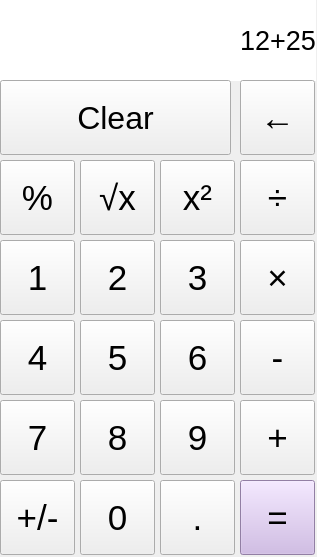
<?xml version="1.0" encoding="UTF-8"?>
<ui version="4.0">
 <class>Calculator</class>
 <widget class="QMainWindow" name="Calculator">
  <property name="geometry">
   <rect>
    <x>0</x>
    <y>0</y>
    <width>317</width>
    <height>557</height>
   </rect>
  </property>
  <property name="windowTitle">
   <string>Calculator</string>
  </property>
  <property name="styleSheet">
   <string notr="true"/>
  </property>
  <widget class="QWidget" name="centralwidget">
   <widget class="QLabel" name="label">
    <property name="geometry">
     <rect>
      <x>0</x>
      <y>0</y>
      <width>316</width>
      <height>81</height>
     </rect>
    </property>
    <property name="font">
     <font>
      <family>Ubuntu</family>
      <pointsize>20</pointsize>
      <weight>50</weight>
      <italic>false</italic>
      <bold>false</bold>
     </font>
    </property>
    <property name="mouseTracking">
     <bool>true</bool>
    </property>
    <property name="styleSheet">
     <string notr="true">background-color: rgb(255, 255, 255);

</string>
    </property>
    <property name="locale">
     <locale language="English" country="UnitedStates"/>
    </property>
    <property name="text">
     <string>12+25</string>
    </property>
    <property name="alignment">
     <set>Qt::AlignRight|Qt::AlignTrailing|Qt::AlignVCenter</set>
    </property>
    <property name="wordWrap">
     <bool>false</bool>
    </property>
    <property name="margin">
     <number>15</number>
    </property>
   </widget>
   <widget class="QPushButton" name="pushButton_1">
    <property name="geometry">
     <rect>
      <x>0</x>
      <y>240</y>
      <width>75</width>
      <height>75</height>
     </rect>
    </property>
    <property name="font">
     <font>
      <family>Ubuntu</family>
      <pointsize>26</pointsize>
      <weight>50</weight>
      <italic>false</italic>
      <bold>false</bold>
      <strikeout>false</strikeout>
     </font>
    </property>
    <property name="text">
     <string>1</string>
    </property>
   </widget>
   <widget class="QPushButton" name="pushButton_2">
    <property name="geometry">
     <rect>
      <x>80</x>
      <y>240</y>
      <width>75</width>
      <height>75</height>
     </rect>
    </property>
    <property name="font">
     <font>
      <family>Ubuntu</family>
      <pointsize>26</pointsize>
      <weight>50</weight>
      <italic>false</italic>
      <bold>false</bold>
      <strikeout>false</strikeout>
     </font>
    </property>
    <property name="text">
     <string>2</string>
    </property>
   </widget>
   <widget class="QPushButton" name="pushButton_3">
    <property name="geometry">
     <rect>
      <x>160</x>
      <y>240</y>
      <width>75</width>
      <height>75</height>
     </rect>
    </property>
    <property name="font">
     <font>
      <family>Ubuntu</family>
      <pointsize>26</pointsize>
      <weight>50</weight>
      <italic>false</italic>
      <bold>false</bold>
      <strikeout>false</strikeout>
     </font>
    </property>
    <property name="text">
     <string>3</string>
    </property>
   </widget>
   <widget class="QPushButton" name="pushButton_4">
    <property name="geometry">
     <rect>
      <x>0</x>
      <y>320</y>
      <width>75</width>
      <height>75</height>
     </rect>
    </property>
    <property name="font">
     <font>
      <family>Ubuntu</family>
      <pointsize>26</pointsize>
      <weight>50</weight>
      <italic>false</italic>
      <bold>false</bold>
      <strikeout>false</strikeout>
     </font>
    </property>
    <property name="text">
     <string>4</string>
    </property>
   </widget>
   <widget class="QPushButton" name="pushButton_5">
    <property name="geometry">
     <rect>
      <x>80</x>
      <y>320</y>
      <width>75</width>
      <height>75</height>
     </rect>
    </property>
    <property name="font">
     <font>
      <family>Ubuntu</family>
      <pointsize>26</pointsize>
      <weight>50</weight>
      <italic>false</italic>
      <bold>false</bold>
      <strikeout>false</strikeout>
     </font>
    </property>
    <property name="text">
     <string>5</string>
    </property>
   </widget>
   <widget class="QPushButton" name="pushButton_6">
    <property name="geometry">
     <rect>
      <x>160</x>
      <y>320</y>
      <width>75</width>
      <height>75</height>
     </rect>
    </property>
    <property name="font">
     <font>
      <family>Ubuntu</family>
      <pointsize>26</pointsize>
      <weight>50</weight>
      <italic>false</italic>
      <bold>false</bold>
      <strikeout>false</strikeout>
     </font>
    </property>
    <property name="text">
     <string>6</string>
    </property>
   </widget>
   <widget class="QPushButton" name="pushButton_7">
    <property name="geometry">
     <rect>
      <x>0</x>
      <y>400</y>
      <width>75</width>
      <height>75</height>
     </rect>
    </property>
    <property name="font">
     <font>
      <family>Ubuntu</family>
      <pointsize>26</pointsize>
      <weight>50</weight>
      <italic>false</italic>
      <bold>false</bold>
      <strikeout>false</strikeout>
     </font>
    </property>
    <property name="text">
     <string>7</string>
    </property>
   </widget>
   <widget class="QPushButton" name="pushButton_8">
    <property name="geometry">
     <rect>
      <x>80</x>
      <y>400</y>
      <width>75</width>
      <height>75</height>
     </rect>
    </property>
    <property name="font">
     <font>
      <family>Ubuntu</family>
      <pointsize>26</pointsize>
      <weight>50</weight>
      <italic>false</italic>
      <bold>false</bold>
      <strikeout>false</strikeout>
     </font>
    </property>
    <property name="text">
     <string>8</string>
    </property>
   </widget>
   <widget class="QPushButton" name="pushButton_9">
    <property name="geometry">
     <rect>
      <x>160</x>
      <y>400</y>
      <width>75</width>
      <height>75</height>
     </rect>
    </property>
    <property name="font">
     <font>
      <family>Ubuntu</family>
      <pointsize>26</pointsize>
      <weight>50</weight>
      <italic>false</italic>
      <bold>false</bold>
      <strikeout>false</strikeout>
     </font>
    </property>
    <property name="text">
     <string>9</string>
    </property>
   </widget>
   <widget class="QPushButton" name="pushButton_10">
    <property name="geometry">
     <rect>
      <x>0</x>
      <y>480</y>
      <width>75</width>
      <height>75</height>
     </rect>
    </property>
    <property name="font">
     <font>
      <family>Ubuntu</family>
      <pointsize>26</pointsize>
      <weight>50</weight>
      <italic>false</italic>
      <bold>false</bold>
      <strikeout>false</strikeout>
     </font>
    </property>
    <property name="text">
     <string>+/-</string>
    </property>
   </widget>
   <widget class="QPushButton" name="pushButton_11">
    <property name="geometry">
     <rect>
      <x>80</x>
      <y>480</y>
      <width>75</width>
      <height>75</height>
     </rect>
    </property>
    <property name="font">
     <font>
      <family>Ubuntu</family>
      <pointsize>26</pointsize>
      <weight>50</weight>
      <italic>false</italic>
      <bold>false</bold>
      <strikeout>false</strikeout>
     </font>
    </property>
    <property name="text">
     <string>0</string>
    </property>
   </widget>
   <widget class="QPushButton" name="pushButton_12">
    <property name="geometry">
     <rect>
      <x>160</x>
      <y>480</y>
      <width>75</width>
      <height>75</height>
     </rect>
    </property>
    <property name="font">
     <font>
      <family>Ubuntu</family>
      <pointsize>26</pointsize>
      <weight>50</weight>
      <italic>false</italic>
      <bold>false</bold>
      <strikeout>false</strikeout>
     </font>
    </property>
    <property name="text">
     <string>.</string>
    </property>
   </widget>
   <widget class="QPushButton" name="pushButton_13">
    <property name="geometry">
     <rect>
      <x>240</x>
      <y>480</y>
      <width>75</width>
      <height>75</height>
     </rect>
    </property>
    <property name="font">
     <font>
      <family>Ubuntu</family>
      <pointsize>26</pointsize>
      <weight>50</weight>
      <italic>false</italic>
      <bold>false</bold>
      <strikeout>false</strikeout>
     </font>
    </property>
    <property name="styleSheet">
     <string notr="true">background-color: rgb(204, 178, 229);</string>
    </property>
    <property name="text">
     <string>=</string>
    </property>
   </widget>
   <widget class="QPushButton" name="pushButton_14">
    <property name="geometry">
     <rect>
      <x>240</x>
      <y>400</y>
      <width>75</width>
      <height>75</height>
     </rect>
    </property>
    <property name="font">
     <font>
      <family>Ubuntu</family>
      <pointsize>26</pointsize>
      <weight>50</weight>
      <italic>false</italic>
      <bold>false</bold>
      <strikeout>false</strikeout>
     </font>
    </property>
    <property name="text">
     <string>+</string>
    </property>
   </widget>
   <widget class="QPushButton" name="pushButton_15">
    <property name="geometry">
     <rect>
      <x>240</x>
      <y>320</y>
      <width>75</width>
      <height>75</height>
     </rect>
    </property>
    <property name="font">
     <font>
      <family>Ubuntu</family>
      <pointsize>26</pointsize>
      <weight>50</weight>
      <italic>false</italic>
      <bold>false</bold>
      <strikeout>false</strikeout>
     </font>
    </property>
    <property name="text">
     <string>-</string>
    </property>
   </widget>
   <widget class="QPushButton" name="pushButton_16">
    <property name="geometry">
     <rect>
      <x>240</x>
      <y>240</y>
      <width>75</width>
      <height>75</height>
     </rect>
    </property>
    <property name="font">
     <font>
      <family>Ubuntu</family>
      <pointsize>26</pointsize>
      <weight>50</weight>
      <italic>false</italic>
      <bold>false</bold>
      <strikeout>false</strikeout>
     </font>
    </property>
    <property name="text">
     <string>×</string>
    </property>
   </widget>
   <widget class="QPushButton" name="pushButton_17">
    <property name="geometry">
     <rect>
      <x>240</x>
      <y>160</y>
      <width>75</width>
      <height>75</height>
     </rect>
    </property>
    <property name="font">
     <font>
      <family>Ubuntu</family>
      <pointsize>26</pointsize>
      <weight>50</weight>
      <italic>false</italic>
      <bold>false</bold>
      <strikeout>false</strikeout>
     </font>
    </property>
    <property name="text">
     <string>÷</string>
    </property>
   </widget>
   <widget class="QPushButton" name="pushButton_18">
    <property name="geometry">
     <rect>
      <x>160</x>
      <y>160</y>
      <width>75</width>
      <height>75</height>
     </rect>
    </property>
    <property name="font">
     <font>
      <family>Ubuntu</family>
      <pointsize>26</pointsize>
      <weight>50</weight>
      <italic>false</italic>
      <bold>false</bold>
      <strikeout>false</strikeout>
     </font>
    </property>
    <property name="text">
     <string>x²</string>
    </property>
   </widget>
   <widget class="QPushButton" name="pushButton_19">
    <property name="geometry">
     <rect>
      <x>0</x>
      <y>160</y>
      <width>75</width>
      <height>75</height>
     </rect>
    </property>
    <property name="font">
     <font>
      <family>Ubuntu</family>
      <pointsize>26</pointsize>
      <weight>50</weight>
      <italic>false</italic>
      <bold>false</bold>
      <strikeout>false</strikeout>
     </font>
    </property>
    <property name="text">
     <string>%</string>
    </property>
   </widget>
   <widget class="QPushButton" name="pushButton_20">
    <property name="geometry">
     <rect>
      <x>80</x>
      <y>160</y>
      <width>75</width>
      <height>75</height>
     </rect>
    </property>
    <property name="font">
     <font>
      <family>Ubuntu</family>
      <pointsize>26</pointsize>
      <weight>50</weight>
      <italic>false</italic>
      <bold>false</bold>
      <strikeout>false</strikeout>
     </font>
    </property>
    <property name="text">
     <string>√x</string>
    </property>
   </widget>
   <widget class="QPushButton" name="pushButton_21">
    <property name="geometry">
     <rect>
      <x>0</x>
      <y>80</y>
      <width>231</width>
      <height>75</height>
     </rect>
    </property>
    <property name="font">
     <font>
      <family>Ubuntu</family>
      <pointsize>24</pointsize>
      <weight>50</weight>
      <italic>false</italic>
      <bold>false</bold>
     </font>
    </property>
    <property name="styleSheet">
     <string notr="true">font: 24pt &quot;Ubuntu&quot;;</string>
    </property>
    <property name="text">
     <string>Clear</string>
    </property>
   </widget>
   <widget class="QPushButton" name="pushButton_22">
    <property name="geometry">
     <rect>
      <x>240</x>
      <y>80</y>
      <width>75</width>
      <height>75</height>
     </rect>
    </property>
    <property name="font">
     <font>
      <family>Ubuntu</family>
      <pointsize>26</pointsize>
      <weight>50</weight>
      <italic>false</italic>
      <bold>false</bold>
      <strikeout>false</strikeout>
     </font>
    </property>
    <property name="text">
     <string>←</string>
    </property>
   </widget>
  </widget>
 </widget>
 <resources/>
 <connections/>
</ui>
